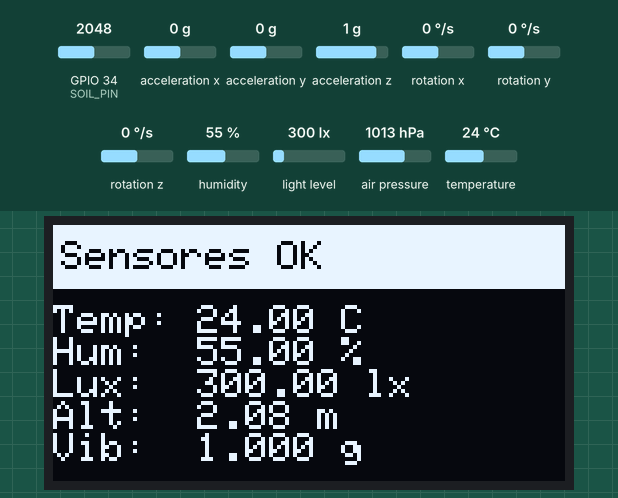
Simulated run of this sketch. Board: ESP32. On the bench: 128×64 one-colour display. Inputs (shaded band) come from the test bench; at power-on: acceleration x 0 g, acceleration y 0 g, air pressure 1013 hPa, acceleration z 1 g, humidity 55 %, light level 300 lx, GPIO 34 (SOIL_PIN) = 2048, rotation x 0 °/s, rotation y 0 °/s, rotation z 0 °/s, temperature 24 °C. WiFi joins after 1.5 s; servers stay silent unless stated; no MQTT or app messages arrive unless stated; what the sketch prints to the serial monitor is not drawn.

Above: at 4.8 s.
4.9 s: acceleration x set to -1.4 g
At 5.7 s:
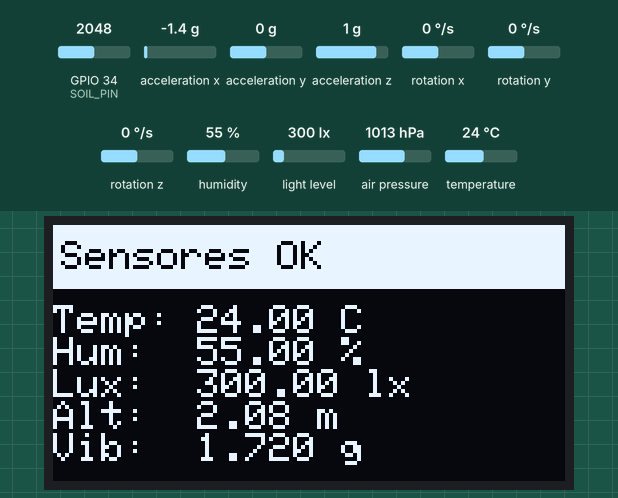
6.4 s: acceleration y set to -1.4 g
At 7.5 s:
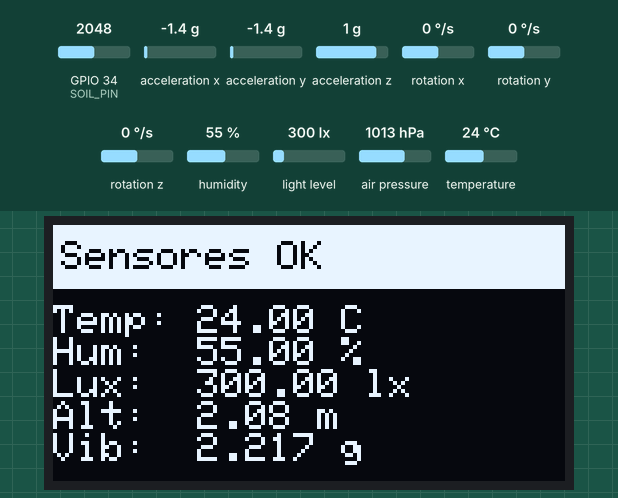
8.0 s: air pressure set to 1048 hPa
At 9.3 s:
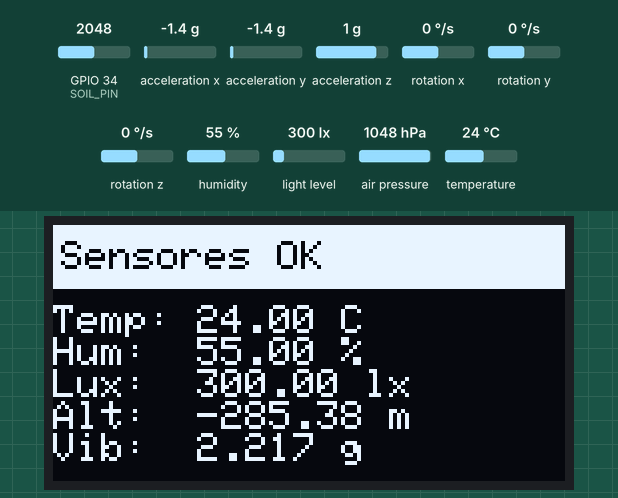
9.6 s: acceleration z set to -1.4 g
At 10.1 s:
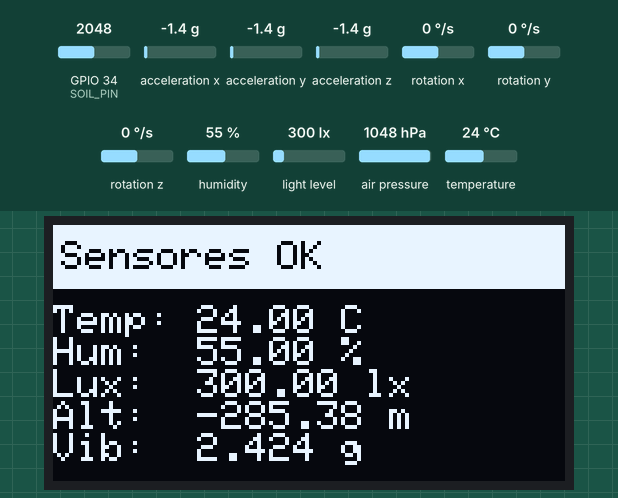
11.2 s: humidity set to 22 %
At 12.0 s:
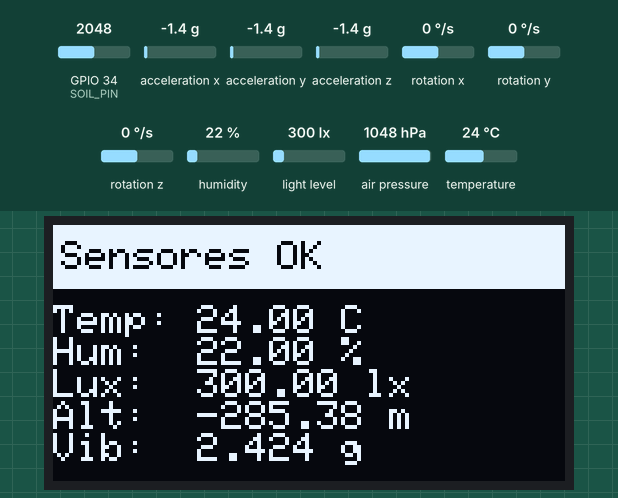
12.8 s: light level set to 40 lx
At 13.9 s:
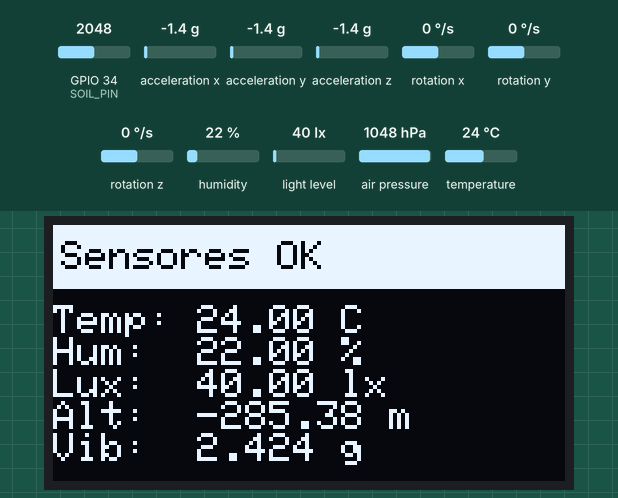
Timing chart, 0 to 15.4 s (numbered marks = the images above; inputs shaded):
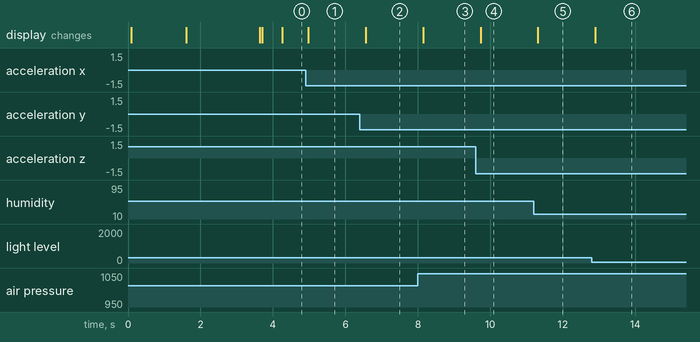

The sketch:

IoT_MQTT.ino
```cpp
#include <Wire.h>
#include <WiFi.h>
#include <PubSubClient.h>
#include <Adafruit_Sensor.h>
#include <Adafruit_BME280.h>
#include <BH1750.h>
#include <Adafruit_GFX.h>
#include <Adafruit_SSD1306.h>
#include <Adafruit_MPU6050.h>  // ← Librería Adafruit para acelerómetro

// ================== CONFIG PANTALLA OLED ==================
#define ANCHO_PANTALLA 128
#define ALTO_PANTALLA 64
#define OLED_RESET -1
#define SDA_OLED 17
#define SCL_OLED 16
TwoWire WireOLED = TwoWire(1);  // Segundo bus para OLED
Adafruit_SSD1306 display(ANCHO_PANTALLA, ALTO_PANTALLA, &WireOLED, OLED_RESET);

// ================== CONFIG WIFI ==================
const char* ssid = "ANDREA";
const char* password = "Morales2609";

// ================== CONFIG MQTT ==================
const char* mqtt_server = "broker.emqx.io";
const int mqtt_port = 1883;
const char* clientID = "esp32_meteo_01";

WiFiClient espClient;
PubSubClient client(espClient);

// ================== SENSORES ==================
#define SDA_SENSORES 21
#define SCL_SENSORES 22
#define SOIL_PIN 34

TwoWire WireSensores = TwoWire(0);  // Bus I2C principal para sensores
Adafruit_BME280 bme;                // Sensor BME280
BH1750 lightMeter;                  // Sensor BH1750
Adafruit_MPU6050 mpu;               // Sensor MPU6050

int soilValue = 0;
float magnitud = 0;  // ← Variable global para mostrar en OLED

// ================== FUNCIONES ==================
void mostrarMensajeConexion(const char* mensaje) {
  display.clearDisplay();
  display.fillRect(0, 0, 128, 16, SSD1306_WHITE);
  display.setTextSize(1);
  display.setTextColor(SSD1306_BLACK);
  display.setCursor(2, 4);
  display.print(mensaje);
  display.display();
}

void setup_wifi() {
  Serial.println();
  Serial.print("Conectando a ");
  Serial.println(ssid);
  mostrarMensajeConexion("Conectando WiFi...");
  WiFi.begin(ssid, password);

  while (WiFi.status() != WL_CONNECTED) {
    delay(500);
    Serial.print(".");
  }

  Serial.println("\nWiFi conectado");
  Serial.print("IP: ");
  Serial.println(WiFi.localIP());
}

void reconnect() {
  while (!client.connected()) {
    Serial.print("Conectando MQTT...");
    mostrarMensajeConexion("Conectando MQTT...");

    if (client.connect(clientID)) {
      Serial.println("Conectado!");
      mostrarMensajeConexion("MQTT Conectado!");
      delay(500);
    } else {
      Serial.print("Falló, rc=");
      Serial.print(client.state());
      Serial.println(" intentando en 5s");
      delay(5000);
    }
  }
}

void mostrarEnPantalla(String errores, float temp, float hum, float lux, float altitud, float vibracion) {
  display.clearDisplay();

  // Franja amarilla (parte superior)
  display.fillRect(0, 0, 128, 16, SSD1306_WHITE);
  display.setTextSize(1);
  display.setTextColor(SSD1306_BLACK);
  display.setCursor(2, 4);
  if (temp > 100.0) {
    display.print("BME: Algo esta mal");
  } else if (errores.length() > 0) {
    display.print(errores);
  } else {
    display.print("Sensores OK");
  }

  // Zona inferior (lecturas)
  display.setTextSize(1);
  display.setTextColor(SSD1306_WHITE);
  display.setCursor(0, 20);
  display.printf("Temp: %.2f C\n", temp);
  display.printf("Hum:  %.2f %%\n", hum);
  display.printf("Lux:  %.2f lx\n", lux);
  display.printf("Alt:  %.2f m\n", altitud);
  display.printf("Vib:  %.3f g\n", vibracion);  // ← NUEVO: vibración en g

  display.display();
}

void setup() {
  Serial.begin(115200);

  // Iniciar buses I2C
  WireSensores.begin(SDA_SENSORES, SCL_SENSORES, 100000);
  WireOLED.begin(SDA_OLED, SCL_OLED, 100000);

  // OLED
  if (!display.begin(SSD1306_SWITCHCAPVCC, 0x3C)) {
    Serial.println(F("No se encontró la pantalla OLED"));
    while (1);
  }
  display.clearDisplay();
  display.display();

  setup_wifi();
  client.setServer(mqtt_server, mqtt_port);

  String errores = "";

  // BME280
  if (!bme.begin(0x76, &WireSensores)) {
    errores += "BME ";
    Serial.println("No se encontró BME280!");
  }

  // BH1750
  if (!lightMeter.begin(BH1750::CONTINUOUS_HIGH_RES_MODE, 0x23, &WireSensores)) {
    errores += "BH1750 ";
    Serial.println("No se encontró BH1750!");
  }

  // MPU6050
  if (!mpu.begin(0x68, &WireSensores)) {
    errores += "MPU6050 ";
    Serial.println("No se encontró MPU6050!");
  } else {
    mpu.setAccelerometerRange(MPU6050_RANGE_8_G);
    mpu.setGyroRange(MPU6050_RANGE_500_DEG);
    mpu.setFilterBandwidth(MPU6050_BAND_21_HZ);
    Serial.println("MPU6050 inicializado correctamente");
  }

  mostrarEnPantalla(errores, 0, 0, 0, 0, 0);
  delay(2000);
  Serial.println("Sensores inicializados correctamente");
}

void loop() {
  if (!client.connected()) reconnect();
  client.loop();

  String errores = "";

  // ================== Lectura de sensores ==================
  float temperatura = bme.readTemperature();
  if (isnan(temperatura)) { errores += "BME "; temperatura = 0; }

  float humedad = bme.readHumidity();
  if (isnan(humedad)) { errores += "BME "; humedad = 0; }

  float presion = bme.readPressure() / 100.0F;
  if (isnan(presion)) { errores += "BME "; presion = 0; }

  float altitud = bme.readAltitude(1013.25);

  float lux = lightMeter.readLightLevel();
  if (lux < 0) { errores += "BH1750 "; lux = 0; }

  soilValue = analogRead(SOIL_PIN);
  int humedadSuelo = map(soilValue, 4095, 0, 0, 100);

  // ================== MPU6050: Lectura de aceleración ==================
  sensors_event_t a, g, temp_event;
  mpu.getEvent(&a, &g, &temp_event);

  magnitud = sqrt(a.acceleration.x * a.acceleration.x +
                  a.acceleration.y * a.acceleration.y +
                  a.acceleration.z * a.acceleration.z) / 9.81;  // en g

  // ================== Publicar MQTT ==================
  char buffer[16];
  dtostrf(temperatura, 6, 2, buffer); client.publish("clima/temperatura", buffer);
  dtostrf(humedad, 6, 2, buffer); client.publish("clima/humedad", buffer);
  dtostrf(presion, 6, 2, buffer); client.publish("clima/presion", buffer);
  dtostrf(lux, 6, 2, buffer); client.publish("clima/lux", buffer);
  dtostrf(humedadSuelo, 6, 2, buffer); client.publish("clima/humedad_suelo", buffer);
  dtostrf(altitud, 6, 2, buffer); client.publish("clima/altitud", buffer);
  dtostrf(magnitud, 6, 3, buffer); client.publish("clima/vibracion", buffer);  // ← MQTT vibración

  // ================== Debug serial ==================
  Serial.println("==== Lecturas ====");
  Serial.printf("Temp: %.2f °C\n", temperatura);
  Serial.printf("Hum:  %.2f %%\n", humedad);
  Serial.printf("Pres: %.2f hPa\n", presion);
  Serial.printf("Alt:  %.2f m\n", altitud);
  Serial.printf("Lux:  %.2f lx\n", lux);
  Serial.printf("H. suelo: %d %%\n", humedadSuelo);
  Serial.printf("Vibracion: %.3f g\n", magnitud);
  Serial.println("=================");

  // ================== OLED ==================
  mostrarEnPantalla(errores, temperatura, humedad, lux, altitud, magnitud);

  delay(100);
}
```

Measured:
- after the input at 4.9 s, the display: changes after 0.08 s (image 1)
- after the input at 6.4 s, the display: changes after 0.16 s (image 2)
- after the input at 8.0 s, the display: changes after 0.14 s (image 3)
- after the input at 9.6 s, the display: changes after 0.13 s (image 4)
- after the input at 11.2 s, the display: changes after 0.12 s (image 5)
- after the input at 12.8 s, the display: changes after 0.10 s (image 6)
